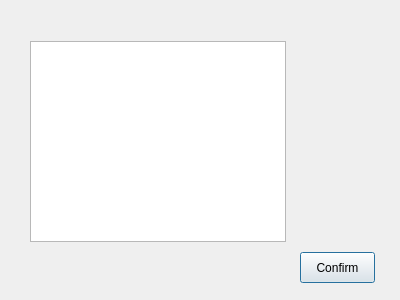
<?xml version="1.0" encoding="UTF-8"?>
<ui version="4.0">
 <class>About_form</class>
 <widget class="QDialog" name="About_form">
  <property name="windowModality">
   <enum>Qt::NonModal</enum>
  </property>
  <property name="geometry">
   <rect>
    <x>0</x>
    <y>0</y>
    <width>400</width>
    <height>300</height>
   </rect>
  </property>
  <property name="windowTitle">
   <string>亦三国</string>
  </property>
  <property name="modal">
   <bool>true</bool>
  </property>
  <widget class="QPushButton" name="Confirm">
   <property name="geometry">
    <rect>
     <x>300</x>
     <y>252</y>
     <width>75</width>
     <height>31</height>
    </rect>
   </property>
   <property name="text">
    <string>Confirm</string>
   </property>
  </widget>
  <widget class="QTextBrowser" name="AboutMe">
   <property name="geometry">
    <rect>
     <x>30</x>
     <y>41</y>
     <width>256</width>
     <height>201</height>
    </rect>
   </property>
  </widget>
 </widget>
 <resources/>
 <connections/>
</ui>
